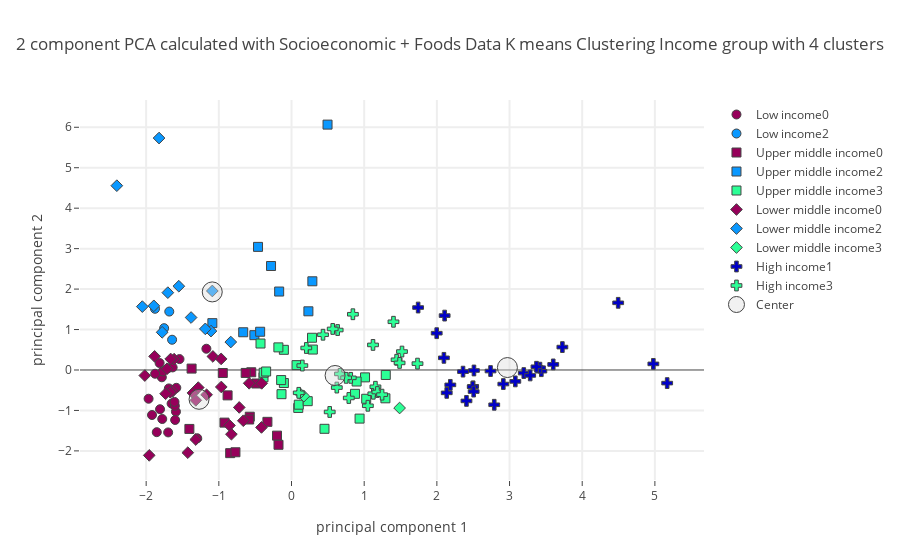

Here is the notebook cell this chart was saved with:
### Code cell
plot_plotly(socio_pca_dropped_df,"Income group",income_centers_socio,4,"Socioeconomic + Foods",'')

### Figure 1 — Plotly figure (JSON) as saved in the notebook; plotly's stock layout.template omitted (floating-point values rounded to 4 significant figures)
{"data": [{"marker": {"color": "rgb(150,0,90)", "line": {"width": 1}, "size": 9, "symbol": 0}, "mode": "markers", "name": "Low income0", "text": ["Afghanistan", "Benin", "Burkina Faso", "Central African Republic", "Chad", "Ethiopia", "Gambia", "Guinea", "Guinea-Bissau", "Liberia", "Madagascar", "Malawi", "Mali", "Mozambique", "Nepal", "Niger", "Senegal", "Tajikistan", "Togo", "United Republic of Tanzania", "Yemen", "Zimbabwe"], "type": "scatter", "uid": "d5c1b123-bf2d-47f2-a796-73b926724658", "x": [-1.697, -1.541, -1.854, -1.171, -1.809, -1.92, -1.65, -1.784, -1.815, -1.7, -1.688, -1.967, -1.297, -1.772, -1.779, -1.59, -1.585, -1.605, -1.877, -1.635, -1.601, -1.61], "y": [-1.543, 0.2693, -1.537, 0.5252, -0.97, -1.113, -0.8311, -0.1804, 0.1723, 0.04394, -0.4558, -0.7106, -1.688, -0.03611, -1.212, -1.03, -0.4406, -0.8857, -0.09294, 0.06345, -1.236, -0.7892]}, {"marker": {"color": "rgb(0,0,200)", "line": {"width": 1}, "size": 9, "symbol": 0}, "mode": "markers", "name": "Low income1", "text": [], "type": "scatter", "uid": "c2029166-e335-45b6-b1b2-15bfae1348ab", "x": [], "y": []}, {"marker": {"color": "rgb(10,152,255)", "line": {"width": 1}, "size": 9, "symbol": 0}, "mode": "markers", "name": "Low income2", "text": ["Haiti", "Rwanda", "Sierra Leone", "Uganda"], "type": "scatter", "uid": "b41d5f91-a333-4694-b626-7a76dbaa0c10", "x": [-1.753, -1.878, -1.643, -1.682], "y": [1.034, 1.513, 0.7478, 1.444]}, {"marker": {"color": "rgb(44,255,150)", "line": {"width": 1}, "size": 9, "symbol": 0}, "mode": "markers", "name": "Low income3", "text": [], "type": "scatter", "uid": "64ac0b6a-4183-4bb8-a4f1-a2528ed03dc7", "x": [], "y": []}, {"marker": {"color": "rgb(150,0,90)", "line": {"width": 1}, "size": 9, "symbol": 1}, "mode": "markers", "name": "Upper middle income0", "text": ["Algeria", "Azerbaijan", "Belize", "Bosnia and Herzegovina", "Botswana", "Cuba", "Guatemala", "Iran (Islamic Republic of)", "Iraq", "Jordan", "Namibia", "Peru", "South Africa", "Turkey", "Turkmenistan"], "type": "scatter", "uid": "43b785e2-8a9d-4b90-ac91-4e39fb031de2", "x": [-0.8441, -0.7716, -0.5541, -0.5742, -0.8796, -0.4839, -1.375, -0.9224, -1.405, -0.5828, -0.9454, -0.6306, -0.3317, -0.1997, -0.1789], "y": [-2.056, -2.033, -0.05601, -1.155, -0.6274, -0.3338, 0.03483, -1.301, -1.457, -1.224, -0.07411, -0.07271, -1.282, -1.623, -1.849]}, {"marker": {"color": "rgb(0,0,200)", "line": {"width": 1}, "size": 9, "symbol": 1}, "mode": "markers", "name": "Upper middle income1", "text": [], "type": "scatter", "uid": "913077cb-0034-459a-865d-446f9d7c43e3", "x": [], "y": []}, {"marker": {"color": "rgb(10,152,255)", "line": {"width": 1}, "size": 9, "symbol": 1}, "mode": "markers", "name": "Upper middle income2", "text": ["Dominica", "Dominican Republic", "Fiji", "Grenada", "Jamaica", "Malaysia", "Maldives", "Saint Lucia", "Samoa", "Thailand"], "type": "scatter", "uid": "d3c6d6c7-115d-47aa-ba75-dade78a8514f", "x": [-0.2816, -0.5108, -0.6646, -0.1699, -0.4315, -0.4608, 0.4958, 0.2324, 0.2869, -1.089], "y": [2.571, 0.861, 0.9326, 1.939, 0.9456, 3.043, 6.065, 1.451, 2.193, 1.158]}, {"marker": {"color": "rgb(44,255,150)", "line": {"width": 1}, "size": 9, "symbol": 1}, "mode": "markers", "name": "Upper middle income3", "text": ["Albania", "Armenia", "Belarus", "Brazil", "Bulgaria", "China, mainland", "Colombia", "Costa Rica", "Ecuador", "Gabon", "Guyana", "Kazakhstan", "Lebanon", "Mauritius", "Mexico", "Montenegro", "Paraguay", "Romania", "Russian Federation", "Saint Vincent and the Grenadines", "Serbia", "Suriname", "Venezuela (Bolivarian Republic of)"], "type": "scatter", "uid": "1e78bd25-19f2-4495-a7da-e2f4bceee6e6", "x": [0.9365, 0.09279, 1.012, 1.297, 0.1, -0.3854, 0.06953, 0.2934, -0.1052, -0.1806, -0.3831, 1.028, -0.4267, -0.1048, 0.2231, 1.292, -0.1425, 0.4538, 0.8732, 0.2824, -0.1376, -0.3493, 0.8962], "y": [-1.202, -0.9383, -0.1822, -0.123, -0.8579, -0.1792, 0.12, 0.5053, 0.4987, 0.5589, -0.06744, -0.7117, 0.6543, -0.3221, -0.7706, -0.7003, -0.2492, -1.454, -0.5896, 0.797, -0.5981, -0.03713, -0.2852]}, {"marker": {"color": "rgb(150,0,90)", "line": {"width": 1}, "size": 9, "symbol": 2}, "mode": "markers", "name": "Lower middle income0", "text": ["Angola", "Bangladesh", "Bolivia (Plurinational State of)", "Cabo Verde", "Cambodia", "Cameroon", "Egypt", "El Salvador", "Georgia", "Honduras", "India", "Kenya", "Kyrgyzstan", "Lao People's Democratic Republic", "Lesotho", "Mauritania", "Morocco", "Nicaragua", "Nigeria", "Pakistan", "Eswatini", "Timor-Leste", "Tunisia", "Uzbekistan", "Zambia"], "type": "scatter", "uid": "c8c35419-4d42-4def-aa09-558de0c5163e", "x": [-1.082, -2.018, -0.4103, -0.5825, -1.616, -1.663, -1.427, -0.9683, -0.8532, -0.9662, -1.634, -1.356, -0.4132, -1.667, -1.958, -0.6634, -1.317, -1.169, -1.884, -0.7191, -1.317, -1.713, -1.283, -0.8269, -1.733], "y": [0.3348, -0.1371, -0.3301, -0.3287, 0.268, 0.2718, -2.044, 0.2742, -1.37, -0.42, -0.5239, -0.5668, -1.42, -0.5517, -2.111, -1.255, -1.719, -0.6127, 0.3372, -0.9256, -0.7509, 0.02994, -0.4353, -1.588, -0.5874]}, {"marker": {"color": "rgb(0,0,200)", "line": {"width": 1}, "size": 9, "symbol": 2}, "mode": "markers", "name": "Lower middle income1", "text": [], "type": "scatter", "uid": "30c61f4a-d459-47a3-be4c-8c71cbc6c3dd", "x": [], "y": []}, {"marker": {"color": "rgb(10,152,255)", "line": {"width": 1}, "size": 9, "symbol": 2}, "mode": "markers", "name": "Lower middle income2", "text": ["Congo (note no data in Food suppley tables for DRC)", "CÃƒÂ´te d'Ivoire", "Ghana", "Indonesia", "Kiribati", "Myanmar", "Philippines", "Sao Tome and Principe", "Solomon Islands", "Sri Lanka", "Vanuatu", "Viet Nam"], "type": "scatter", "uid": "274677b8-a428-4a32-ac46-73521bc43837", "x": [-1.108, -2.053, -1.702, -1.78, -1.822, -0.8358, -1.55, -2.404, -1.382, -1.894, -1.09, -1.186], "y": [0.9615, 1.566, 1.912, 0.9317, 5.733, 0.691, 2.071, 4.556, 1.297, 1.586, 1.953, 1.016]}, {"marker": {"color": "rgb(44,255,150)", "line": {"width": 1}, "size": 9, "symbol": 2}, "mode": "markers", "name": "Lower middle income3", "text": ["Mongolia", "Sudan", "Ukraine"], "type": "scatter", "uid": "eb4dd49c-5464-431f-b6ab-82ff79f5ce9b", "x": [0.1701, 1.487, 0.1144], "y": [-0.6468, -0.94, -0.5779]}, {"marker": {"color": "rgb(150,0,90)", "line": {"width": 1}, "size": 9, "symbol": 3}, "mode": "markers", "name": "High income0", "text": [], "type": "scatter", "uid": "25806cf4-bd9a-45bb-ab7e-15b2abef308a", "x": [], "y": []}, {"marker": {"color": "rgb(0,0,200)", "line": {"width": 1}, "size": 9, "symbol": 3}, "mode": "markers", "name": "High income1", "text": ["Argentina", "Australia", "Austria", "Bahamas", "Belgium", "Canada", "Denmark", "Finland", "France", "Germany", "Iceland", "Ireland", "Israel", "Japan", "Kuwait", "Luxembourg", "Malta", "Netherlands", "New Zealand", "Norway", "Spain", "Sweden", "Switzerland", "United Kingdom", "United States of America", "Uruguay"], "type": "scatter", "uid": "df33ae5e-11c6-40de-93d5-af5e6a8bfb9d", "x": [2.136, 3.601, 2.499, 1.998, 5.169, 2.36, 2.739, 3.08, 2.51, 2.494, 4.495, 2.506, 2.915, 2.107, 2.789, 4.979, 3.438, 3.419, 2.097, 3.727, 1.742, 3.371, 3.196, 2.185, 3.284, 2.407], "y": [-0.5656, 0.1377, -0.4041, 0.9095, -0.3243, -0.0409, -0.0258, -0.2819, -0.01235, -0.4146, 1.66, -0.5334, -0.3477, 1.345, -0.8598, 0.1507, -0.02945, 0.0571, 0.3004, 0.5664, 1.544, 0.07984, -0.07609, -0.3679, -0.1346, -0.7645]}, {"marker": {"color": "rgb(10,152,255)", "line": {"width": 1}, "size": 9, "symbol": 3}, "mode": "markers", "name": "High income2", "text": [], "type": "scatter", "uid": "7a472cf8-fb3a-4829-ad00-11ea80c534f1", "x": [], "y": []}, {"marker": {"color": "rgb(44,255,150)", "line": {"width": 1}, "size": 9, "symbol": 3}, "mode": "markers", "name": "High income3", "text": ["Antigua and Barbuda", "Barbados", "Brunei Darussalam", "Chile", "Croatia", "Cyprus", "Czechia", "Estonia", "Greece", "Hungary", "Italy", "Latvia", "Lithuania", "Oman", "Panama", "Poland", "Portugal", "Republic of Korea", "Saint Kitts and Nevis", "Saudi Arabia", "Slovakia", "Slovenia", "Trinidad and Tobago", "United Arab Emirates"], "type": "scatter", "uid": "dece6648-bcbd-49f1-8ef1-d4e23b85b54d", "x": [0.8448, 0.6348, 1.52, 1.126, 0.6674, 1.121, 1.155, 1.05, 1.446, 0.6233, 1.487, 0.8152, 1.734, 0.7516, 0.1491, 0.7881, 1.403, 0.567, 0.4334, 0.5257, 0.0993, 1.182, 0.2032, 1.246], "y": [1.378, 0.9877, 0.4556, -0.5868, -0.09693, 0.6197, -0.4149, -0.8846, 0.2527, -0.4345, 0.1751, -0.1941, 0.1574, -0.1935, 0.1098, -0.6921, 1.192, 1.015, 0.8713, -1.038, -0.5645, -0.5447, 0.5441, -0.6096]}, {"marker": {"color": "rgba(220, 220, 220, .4)", "line": {"width": 1}, "size": 20}, "mode": "markers", "name": "Center", "type": "scatter", "uid": "79150201-4cae-439c-b765-7085ed4b3716", "x": [-1.272, 2.971, -1.091, 0.5996], "y": [-0.725, 0.06029, 1.93, -0.1359]}], "layout": {"hovermode": "closest", "showlegend": true, "title": {"text": "2 component PCA calculated with Socioeconomic + Foods Data K means Clustering Income group with 4 clusters"}, "xaxis": {"gridwidth": 2, "ticklen": 5, "title": {"text": "principal component 1"}, "zeroline": false}, "yaxis": {"gridwidth": 2, "ticklen": 5, "title": {"text": "principal component 2"}}}}
